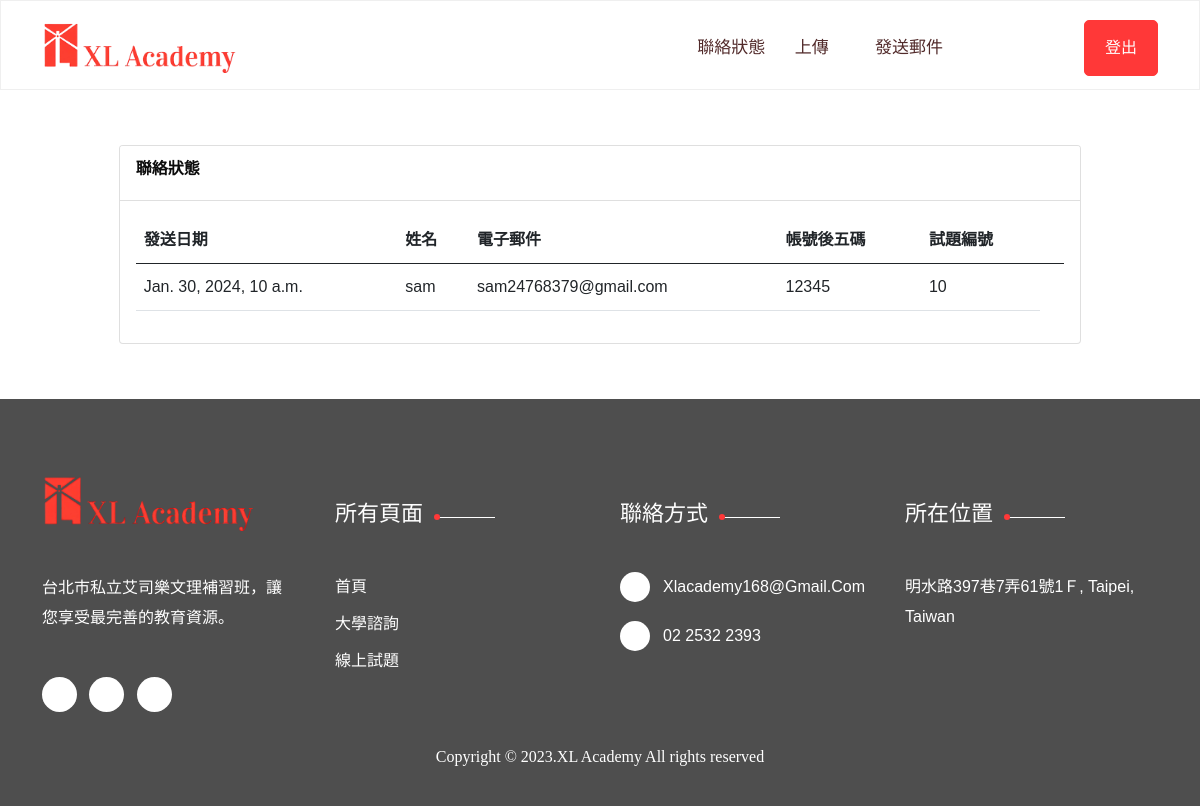
Page /management/mail/ (signed in) on the earlier database version.
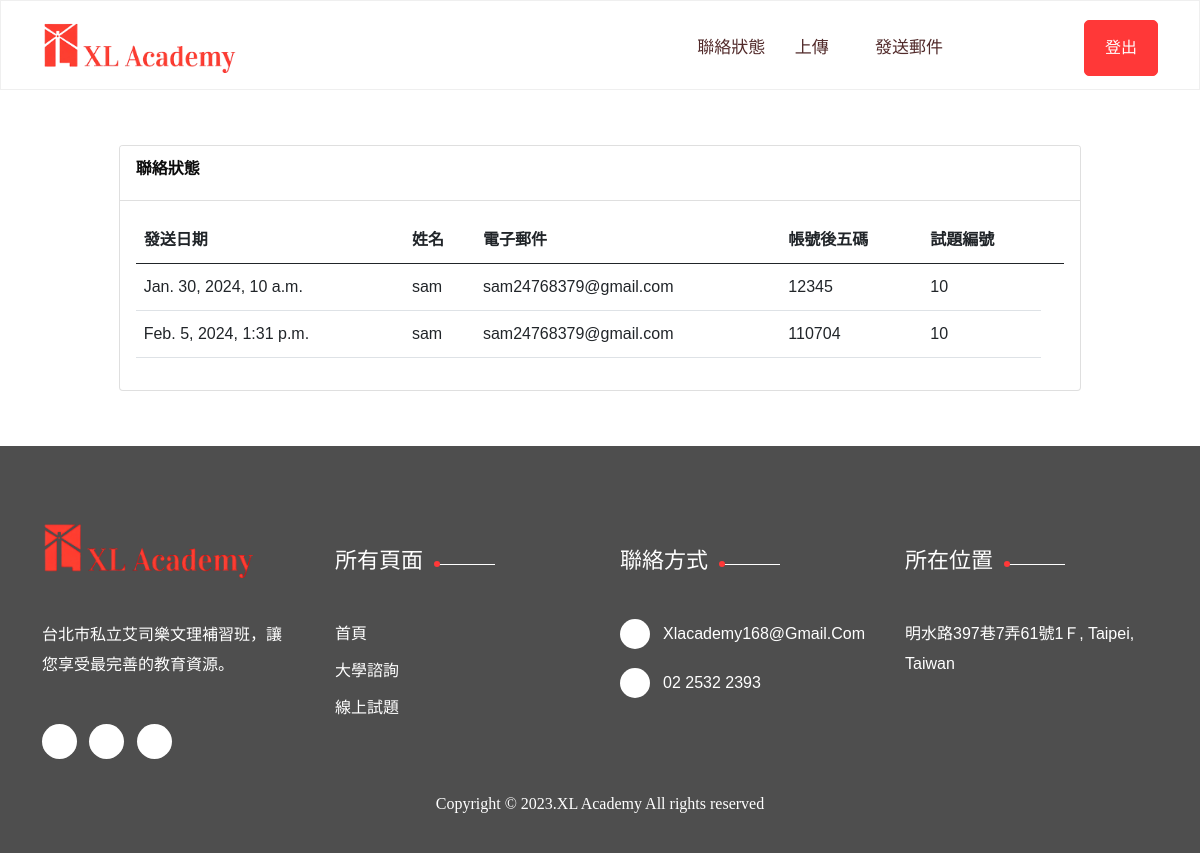
Same page on the later database version.
### main/models.py (models this page shows)
class Order(models.Model):
    date =  models.DateTimeField(auto_now_add = True)
    username = models.CharField(max_length=50)
    email = models.CharField(max_length=50)
    phone = models.CharField(max_length=25)
    account = models.CharField(max_length = 50)
    price = models.CharField(max_length = 25)
    page_id  = models.CharField(max_length=50)
    is_send = models.BooleanField(default = False)

### management/views.py (the view)
# urls.py: path('mail/',views.mail),
@login_required(login_url='/management/')
def mail(request):
    orders = Order.objects.all()
    for order in (orders):
        print(order.date)
    return render(request,'mail.html',locals())

### management/templates/mail.html (shortened to what this page needs)
{% extends 'contact.html' %}
{% block content %}
<div class="content" style="margin: 20px;margin-top :55px;margin-bottom: 55px">
	<div class="page-inner">
		<div class="row">
			<div class="col-md-10" style="margin: 0 auto">
				<div class="card">
					<div style="background-color: white" class="card-header">
						<div style="color: #0C0C0C;font-weight: 600" class="card-title">聯絡狀態</div>
					</div>
					<div class="card-body">
                        <table class="table table-hover">
							<thead>
							<tr style="cursor: auto;">
								<th scope="col">發送日期</th>
								<th scope="col">姓名</th>
								<th scope="col">電子郵件</th>
								<th scope="col">帳號後五碼</th>
                                <th scope="col">試題編號</th>
								<th></th>
							</tr>
							</thead>
							<tbody >
								{% for order in orders %}
								<tr id="contact_${item.id}">
									<td  onclick="single('{{order.id}}')" >{{order.date}}</td>
									<td  onclick="single('{{order.id}}')" >{{order.username}}</td>
									<td  onclick="single('{{order.id}}')" >{{order.email}}</td>
									<td  onclick="single('{{order.id}}')" >{{order.account}}</td>
									<td  onclick="single('{{order.id}}')" >{{order.page_id}}</td>
								</tr>
								{% endfor %}
							</tbody>
						</table>
					</div>
				</div>
			</div>
		</div>
	</div>
</div>
{% endblock %}

### management/templates/contact.html (shortened to what this page needs)
{% extends 'index.html' %}
{% block navbar %}
<div id="sticky-header" class="main-header" style="height: 90px;border: 1px solid #efefef;">
	<div class="container" style="height: 90px">
		<div class="row align-items-center" style="height: 90px">
			<div class="col-lg-2" style="height: 90px">
				<div class="header-logo">
					<a href="/"><img style="height:55px;position: relative;bottom: -5px; " src="/static/picture/footer-logo.png" alt="logo"></a>
				</div>
			</div>
			<div class="col-lg-8" style="position: relative;bottom: 10px; ">
				<div class="header-menu">
					<ul class="nav_scroll">
						<li class="menu-item-has-children">
							<a style="font-weight: 500;color:#522b2b" href="/management/contact/">聯絡狀態</a>
						</li>
						<li class="menu-item-has-children">
							<a style="font-weight: 500;color:#522b2b" href="#">上傳</a>
							<i class="fas fa-caret-down"></i>
						</li>
						<li class="menu-item-has-children">
							<a style="font-weight: 500;color:#522b2b" href="/management/mail/">發送郵件</a>
						</li>
					</ul>
				</div>
			</div>
			<div style="position: relative;bottom: 10px; " class="col-lg-2">
				<div class="header-button">
					<a href="#" onclick="logout()">登出</a>
				</div>
			</div>
		</div>
	</div>
</div>
{% endblock %}

### main/templates/index.html (shortened to what this page needs)
<!DOCTYPE HTML>
<html lang="en-US">
<head>
	<link rel="stylesheet" href="/static/css/bootstrap.min.css" type="text/css" media="all">
	<link rel="stylesheet" href="/static/css/owl.carousel.min.css" type="text/css" media="all">
	<link rel="stylesheet" href="/static/css/animate.css" type="text/css" media="all">
	<link rel="stylesheet" href="/static/css/animated-text.css" type="text/css" media="all">
	<link rel="stylesheet" href="/static/css/all.min.css" type="text/css" media="all">
	<link rel="stylesheet" href="/static/css/flaticon.css" type="text/css" media="all">
	<link rel="stylesheet" href="/static/css/theme-default.css" type="text/css" media="all">
	<link rel="stylesheet" href="/static/css/meanmenu.min.css" type="text/css" media="all">
	<link rel="stylesheet" href="/static/css/style.css" type="text/css" media="all">
	<link rel="stylesheet" href="/static/css/owl.transitions.css" type="text/css" media="all">
	<link rel="stylesheet" href="/static/css/venobox.css" type="text/css" media="all">
    <link rel="stylesheet" href="/static/css/progresscircle.css" type="text/css" media="all">
	<link rel="stylesheet" href="/static/css/responsive.css" type="text/css" media="all">
	<link rel="stylesheet" href="/static/css/icon/flaticon.css" type="text/css" media="all">
	<link rel="stylesheet" href="/static/css/bootstrap-icons.css">
</head>
<body>
{% block navbar %}{% endblock %}
{% block content %}{% endblock %}
<div  style="padding: 75px 0 34px;background-color: #4e4e4e;">
	<div class="container">
		<div class="row">
			<div class="col-lg-3 col-md-6">
				<div class="footer-logo">
					<a  href="/">
						<img style="height: 60px;position: relative; top: -22px" src="/static/picture/footer-logo.png" alt="logo">
					</a>
				</div>
				<div class="footer-widget-text" style=" height: 100px;position: relative; top: 16px">
					<p style="margin-right: 10px">
						台北市私立艾司樂文理補習班，讓您享受最完善的教育資源。
					</p>
				</div>
				<div class="footer-social-icon" style="margin-top: 20px;">
					<ul>
						<li><a href="https://www.facebook.com/xlacademytw?mibextid=YMEMSu"><i class="fab fa-facebook-f"></i></a></li>
						<li><a href="https://www.youtube.com/@xlacademy698"><i class="fab fa-youtube"></i></a></li>
						<li><a href="#"><i class="fab fa-line"></i></a></li>
					</ul>
				</div>
			</div>
			<div class="col-lg-3 col-md-6">
				<div class="footer-widget-content">
					<div class="footer-widget-title">
						<h4>所有頁面</h4>
					</div>
					<div class="footer-widget-menu">
						<ul>
							<li><a href="/" style="font-weight: 500;">首頁</a></li>
							<li><a href="/cousult/" style="font-weight: 500;">大學諮詢</a></li>
							<li><a href="/shop/" style="font-weight: 500;">線上試題</a></li>
						</ul>
					</div>
				</div>
			</div>
			<div class="col-lg-3 col-md-6">
				<div class="footer-widget-content">
					<div class="footer-widget-title">
						<h4>聯絡方式</h4>
					</div>
					<div class="footer-widget-contact">
						<ul>
							<li><i class="bi bi-envelope"></i><a href="mailto:xlacademy168@gmail.com">xlacademy168@gmail.com</a></li>
							<li><i class="bi bi-telephone-fill"></i><a href="#">02 2532 2393</a></li>
						</ul>
					</div>
				</div>
			</div>
			<div class="col-lg-3 col-md-6">
				<div class="footer-widget-content">
					<div class="footer-widget-title">
						<h4>所在位置</h4>
					</div>
					<div class="footer-widget-text-2">
						<p>明水路397巷7弄61號1Ｆ, Taipei, Taiwan</p>
					</div>
				</div>
			</div>
		</div>
	</div>
	<div class="copyriht-area">
		<div class="container">
			<div class="row">
				<div class="col-md-12 text-center">
					<div class="copyriht-content">
						<span>Copyright &copy; 2023.XL Academy All rights reserved </span>
					</div>
				</div>
			</div>
		</div>
	</div>
</div>
</body></html>

### static/css/theme-default.css (style rules this page uses)
html, body { overflow-x: hidden; }
html { scroll-behavior: smooth; }
body { color:#6a6a6a; font-style: normal; font-weight: 400; font-size:16px; line-height: 30px; text-align: left; font-family: 'Roboto', sans-serif; transition: 0.5s; }
p { font-weight: 400; font-style: normal; margin: 0; transition: 0.5s; font-family: 'Roboto', sans-serif; }
h1, h2, h3, h4, h5, h6 { color:#0d0d0d; font-family: 'Manrope', sans-serif; font-style: normal; margin-bottom: 0; margin-top: 10px; line-height: 60px; font-weight: 700; -webkit-transition: 0.5s; transition:0.5s; }
a { -webkit-transition: all 0.3s ease-out 0s; transition: all 0.3s ease-out 0s; font-family: 'Roboto', sans-serif; }
a { color:#6a6a6a; font-family: 'Roboto', sans-serif; }
h4 { font-size: 24px; }
ul { margin: 0px; padding: 0px; list-style:none; }
a,i, cite, em, var, address, dfn,ol,li,ul { font-style:normal; font-weight:400; text-decoration: none; text-transform: capitalize; }
::placeholder { color: #454545; font-size: 16px; }

### static/css/responsive.css (style rules this page uses)
@media (min-width: 1200px) and (max-width: 1299px) { .header-button a { padding: 12px 20px; } }
@media (min-width: 1200px) and (max-width: 1299px) { .header-menu ul li { margin-right: 25px; } }

### main/templates/index.html (style rules this page uses)
::placeholder { color: #8d8c8c; }

Differences in the rows shown:
added Order: date "Feb. 5, 2024, 1:31 p.m.", username "sam", email "sam24768379@gmail.com", account "110704", page_id "10"
